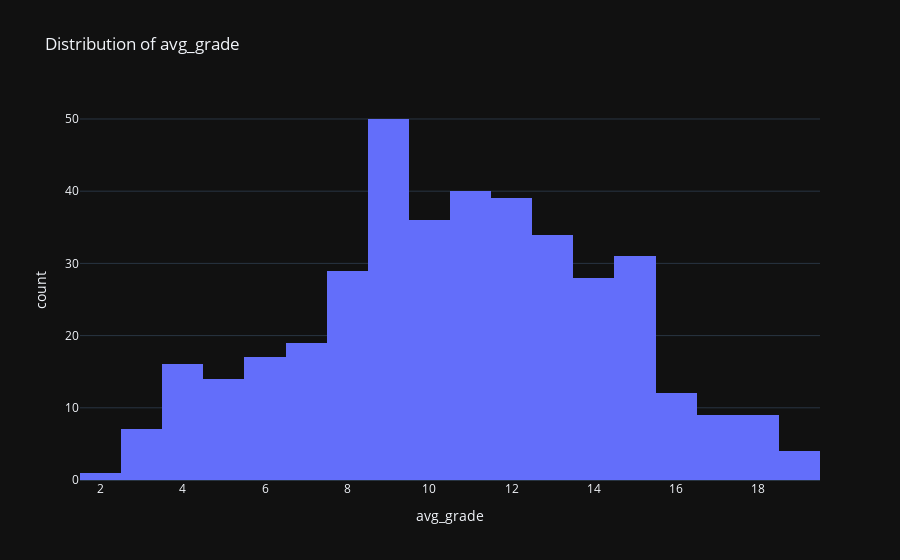

Notebook code for this chart:
### Code cell
# 4. Interactive Plotly Visualizations
# Interactive histogram of avg_grade
plot_histogram(df, "avg_grade", interactive=True)

### Figure 1 — Plotly figure (JSON) as saved in the notebook; plotly's stock layout.template omitted (floating-point values rounded to 4 significant figures; data arrays with more than 128 entries replaced by an {"elided": "..."} marker saying what was removed)
{"data": [{"bingroup": "x", "hovertemplate": "avg_grade=%{x}<br>count=%{y}<extra></extra>", "legendgroup": "", "marker": {"color": "#636efa", "pattern": {"shape": ""}}, "name": "", "nbinsx": 20, "orientation": "v", "showlegend": false, "x": {"elided": "395 float values"}, "xaxis": "x", "yaxis": "y", "type": "histogram"}], "layout": {"xaxis": {"anchor": "y", "domain": [0.0, 1.0], "title": {"text": "avg_grade"}}, "yaxis": {"anchor": "x", "domain": [0.0, 1.0], "title": {"text": "count"}}, "legend": {"tracegroupgap": 0}, "title": {"text": "Distribution of avg_grade"}, "barmode": "relative"}}
